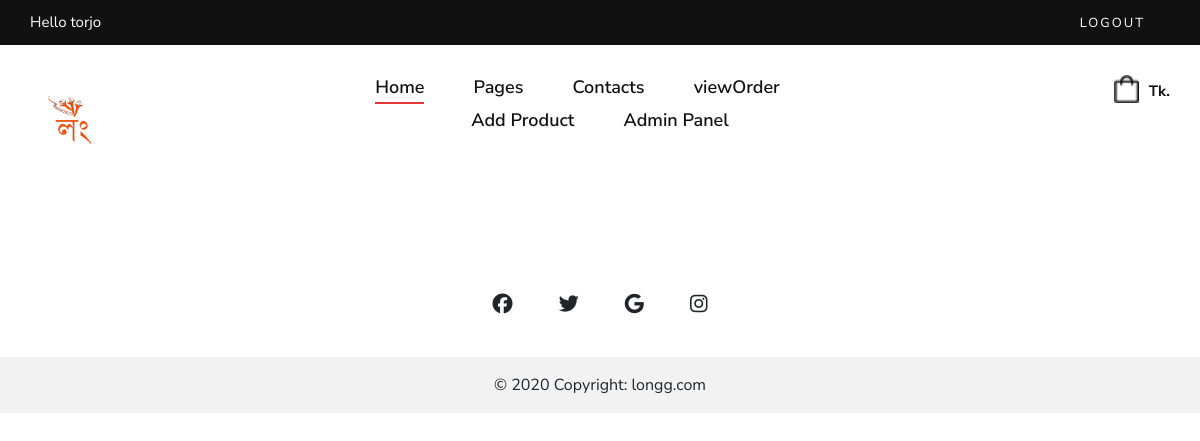
/view-order/ (signed in), run on an earlier commit of the app's database.
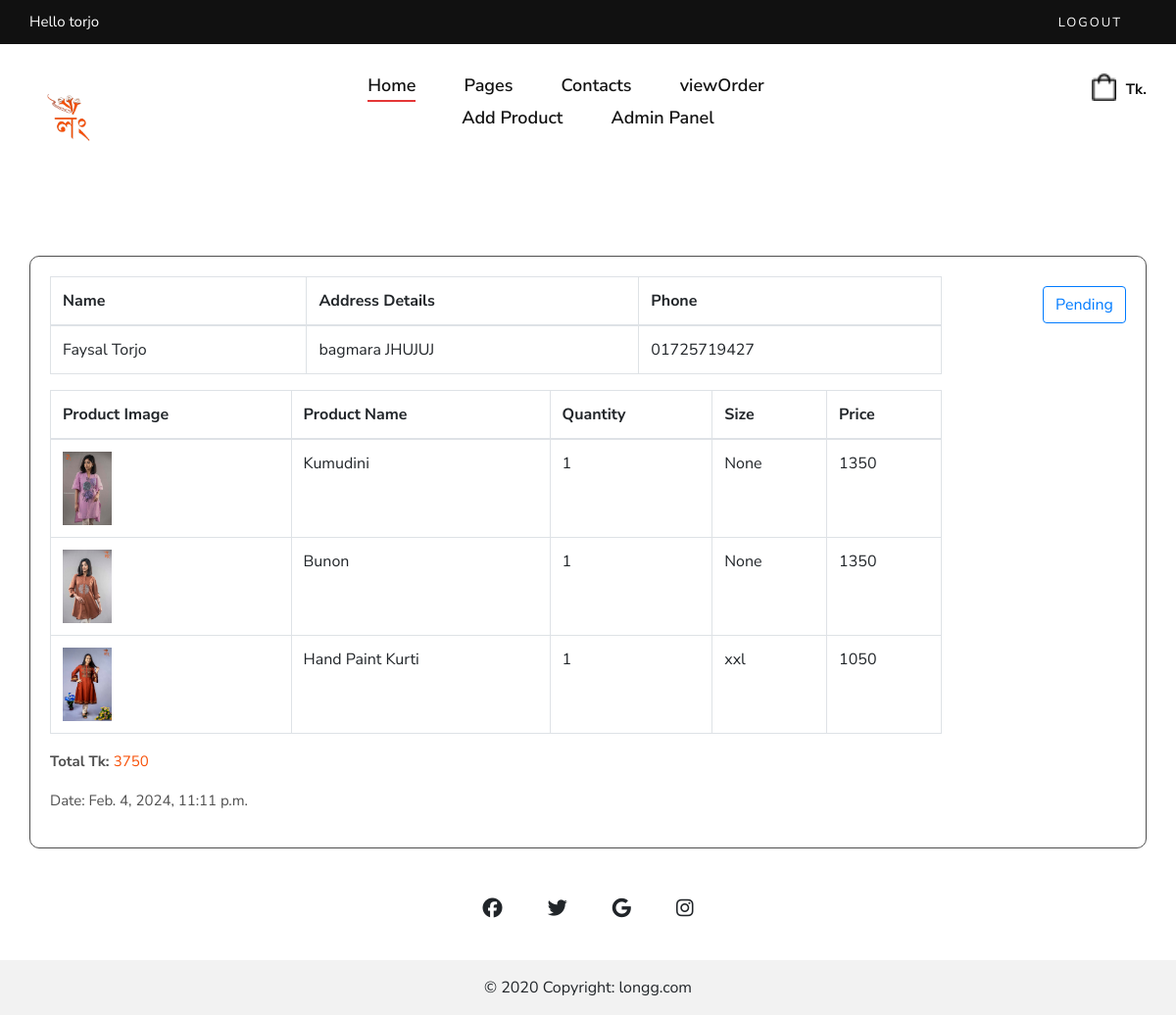
And on a later commit of the database.
### shop/models.py (models this page shows, shortened)
class ShippingAddress(models.Model):
    order=models.ForeignKey(Order,on_delete=models.CASCADE,null=True)
    first_name=models.CharField(max_length=20)
    last_name=models.CharField(max_length=20)
    address=models.TextField()
    address_note=models.CharField(max_length=100)
    phon=models.CharField(max_length=20)
    email=models.CharField(max_length=20)
    timestamp=models.DateTimeField(default=now,blank=True)

class OrderItem(models.Model):
    product=models.ForeignKey(Product,on_delete=models.CASCADE,null=True)
    quantity=models.IntegerField(default=0)
    order = models.ForeignKey(Order, related_name='order_items',null=True, on_delete=models.CASCADE)
    size=models.CharField(max_length=10,blank=True,null=True)
    @property
    def item_total(self):
        total=self.product.price*self.quantity
        return total

class Product(models.Model):
    name=models.CharField(max_length=100)
    product_code=models.CharField(max_length=100,null=True,blank=True)
    description=models.TextField(null=True,blank=True)
    price = models.IntegerField(default=0)
    productCategory = models.ManyToManyField(ProductCategory)
    image=models.ImageField(upload_to='product-image/',blank=True,null=True)
    image2=models.ImageField(upload_to='product-image/',blank=True,null=True)
    image3=models.ImageField(upload_to='product-image/',blank=True,null=True)
    image4=models.ImageField(upload_to='product-image/',blank=True,null=True)
    arrive_at=models.DateTimeField(default=now,blank=True)
    new_arrival=models.BooleanField(default=False,blank=True)
    tags = TaggableManager()
    in_stock=models.BooleanField(default=True,blank=True)
    @property
    def imageURL(self):
        try:
            url=self.image.url
        except:
            url=''
        return url

class Order(models.Model):
    STATUS_CHOICES = [
        ('not_confirm','not_confirm'),
        ('Pending', 'Pending'),
        ('Processing', 'Processing'),
        ('Shipped', 'Shipped'),
        ('Delivered', 'Delivered'),
        ('Cancelled', 'Cancelled'),
    ]
    user=models.ForeignKey(UserProfile,on_delete=models.SET_NULL,null=True)
    status = models.CharField(max_length=20, choices=STATUS_CHOICES, default='Pending')
    items = models.ManyToManyField('Product', through='OrderItem')
    created_at=models.DateTimeField(default=now,blank=True)
    complete=models.BooleanField(default=False,blank=True)
    order_id=models.CharField(max_length=20,null=True,blank=True)
    coupon=models.BooleanField(default=False,null=True,blank=True)
    coupon_percentange=models.PositiveIntegerField(default=0,null=True,blank=True)
    cancel_reason=models.TextField(null=True,blank=True)
    @property
    def get_total(self):
        order_items = OrderItem.objects.filter(order=self)
        total = sum(item.item_total for item in order_items)
        if self.coupon:
            total-=total*(self.coupon_percentange/100)
        return int(total)

### shop/views.py (the view)
# urls.py: path('view-order/',viewOrder, name="viewOrder"),
@admin_only
def viewOrder(request):
    shippingAddress=ShippingAddress.objects.all().order_by('-timestamp')
    userProfile=get_user(request)
    context={
       'shippingAddress': shippingAddress,
       'userProfile':userProfile
    }
    return render(request,'shop/viewOrder.html',context)

### shop/decorator.py (called while the page is built)
def admin_only(view_func):
    @wraps(view_func)
    def _wrapped_view(request, *args, **kwargs):
        if request.user.is_authenticated and request.user.is_superuser:
            return view_func(request, *args, **kwargs)
        else:
            return redirect('/')  # Replace 'login' with your login URL or a forbidden page URL
    return _wrapped_view

### shop/views.py (called while the page is built)
def get_user(request):
    user =None
    if request.user.is_authenticated:
        user=request.user
    else:
        u=create_anonymous_user(request)
        user,c=User.objects.get_or_create(username=u)
    try:
        userprofile, created = UserProfile.objects.get_or_create(user=user)
    except Exception as e:
        print(f"An error occurred: {str(e)}")
    return userprofile

### shop/templates/shop/viewOrder.html (shortened to what this page needs)
{% extends 'shop/main.html' %}
{% load static %}
{% block body %}
<div class="container">
    <div class="row">
        <div class="col-md-12">
            <h3 class="mt-4 text-center">Orders</h3>
            <div class="list-group mt-2">
                {% for shippingaddress in shippingAddress %}
                <div class="orderinfo mt-2">
                    <div class="row">
                        <div class="col-md-10">
                            <table class="table table-bordered"  >
                                <thead>
                                    <tr>
                                        <th>Name</th>
                                        <th>Address Details</th>
                                        <th>Phone </th>
                                    </tr>
                                </thead>
                                <tbody>
                                    <tr>
                                        <td>{{shippingaddress.first_name}} {{shippingaddress.last_name}}</td>
                                        <td>{{shippingaddress.address}}</td>
                                        <td>{{shippingaddress.phon}}</td>
                                    </tr>
                                </tbody>
                            </table>
                            <table class="table table-bordered">
                                <thead>
                                    <tr>
                                        <th>Product Image</th>
                                        <th>Product Name</th>
                                        <th>Quantity</th>
                                        <th>Size</th>
                                        <th>Price</th>
                                    </tr>
                                </thead>
                                <tbody>
                                    {% for orderItem in shippingaddress.order.order_items.all %}
                                    <tr>
                                        <td>  <img src="{{orderItem.product.imageURL}}" style="height: auto;width: 50px;"> </td>
                                        <td>{{orderItem.product.name}}</td>
                                        <td>{{orderItem.quantity}}</td>
                                        <td>{{orderItem.size}}</td>
                                        <td>{{orderItem.item_total}}</td>
                                    </tr>
                                    {% endfor %}
                                </tbody>
                            </table>
                            <p><strong style="color: #4f4f4f;">Total Tk: </strong> <span style="color: #f74f06;">{{shippingaddress.order.get_total}} </span></p>
                            <p style="color: #4f4f4f;">Date: {{shippingaddress.timestamp}}</p>
                        </div>
                        <div class="col-md-2 text-right">
                            <a href="{% url 'order_status' pk=shippingaddress.order.id %}" class="btn btn-outline-primary btn-order-complete">{{shippingaddress.order.status}}</a>
                        </div>
                    </div>
                </div>
                {% endfor %}
            </div>
        </div>
    </div>
</div>
{% endblock %}

### shop/templates/shop/main.html (shortened to what this page needs)
<!DOCTYPE html>
{% load static %}
<html lang="zxx">
<head>
    <link rel="stylesheet" href="https://cdnjs.cloudflare.com/ajax/libs/font-awesome/6.5.1/css/all.min.css" />
    <link rel="stylesheet" href="{% static 'shop/css/bootstrap.min.css' %}" type="text/css">
    <link rel="stylesheet" href="{% static 'shop/css/font-awesome.min.css' %}" type="text/css">
    <link rel="stylesheet" href="{% static 'shop/css/elegant-icons.css' %}" type="text/css">
    <link rel="stylesheet" href="{% static 'shop/css/magnific-popup.css' %}" type="text/css">
    <link rel="stylesheet" href="{% static 'shop/css/nice-select.css' %}" type="text/css">
    <link rel="stylesheet" href="{% static 'shop/css/owl.carousel.min.css' %}" type="text/css">
    <link rel="stylesheet" href="{% static 'shop/css/slicknav.min.css' %}" type="text/css">
    <link rel="stylesheet" href="{% static 'shop/css/style.css' %}" type="text/css">
</head>
<body>
    <header class="header">
        <div class="header__top">
            <div class="container">
                <div class="row">
                    <div class="col-lg-6 col-md-7">
                        <div class="header__top__left">
                            {% if user.is_authenticated %}
                            <p>Hello {{request.user}}</p>
                            {% endif %}
                        </div>
                    </div>
                    <div class="col-lg-6 col-md-5">
                        <div class="header__top__right">
                            <div class="header__top__links">
                                {% if user.is_authenticated %}
                                <a href="{% url 'logout' %}">logout</a>
                                {% else %}
                                <a href="{% url 'login' %}">login</a>
                                {% endif %}
                            </div>
                        </div>
                    </div>
                </div>
            </div>
        </div>
        <div class="container">
            <div class="row">
                <div class="col-lg-3 col-md-3">
                    <div class="header__logo">
                        <a href="/"><img src="{% static 'image/logo/logo2.png' %}" height="80" alt=""></a>
                    </div>
                </div>
                <div class="col-lg-6 col-md-6">
                    <nav class="header__menu mobile-menu">
                        <ul>
                            <li class="active"><a href="/">Home</a></li>
                            <li><a href="#">Pages</a>
                            </li>
                            <li><a href="./contact.html">Contacts</a></li>
                            {% if userProfile.user.is_staff %}
                            <li><a href="{% url 'viewOrder' %}">viewOrder</a></li>
                            <li><a href="{% url 'product_add' %}">Add Product</a></li>
                            <li><a href="/admin">Admin Panel</a></li>
                            {% endif %}
                        </ul>
                    </nav>
                </div>
                <div class="col-lg-3 col-md-3">
                    <div class="header__nav__option">
                        <a href="{% url 'cart' %}"><img src="{% static 'shop/img/icon/cart.png' %}" width="25" alt=""> </a>
                        <div class="price">{{order.get_total}}Tk.</div>
                    </div>
                </div>
            </div>
        </div>
    </header>
	{% block body %}
    {% endblock %}
    <footer class="text-center bg-body-tertiary">
        <div class="container pt-4">
          <section class="mb-4">
            <a
              data-mdb-ripple-init
              class="btn btn-link btn-floating btn-lg text-body m-1"
              href="https://www.facebook.com/LONGGFASHION"
              role="button"
              target="_blank"
              data-mdb-ripple-color="dark"
              ><i class="fab fa-facebook-f"></i
            ></a>
            <a
              data-mdb-ripple-init
              class="btn btn-link btn-floating btn-lg text-body m-1"
              href="#!"
              role="button"
              target="_blank"
              data-mdb-ripple-color="dark"
              ><i class="fab fa-twitter"></i
            ></a>
            <a
              data-mdb-ripple-init
              class="btn btn-link btn-floating btn-lg text-body m-1"
              href=""
              role="button"
              target="_blank"
              data-mdb-ripple-color="dark"
              ><i class="fab fa-google"></i
            ></a>
            <a
              data-mdb-ripple-init
              class="btn btn-link btn-floating btn-lg text-body m-1"
              href="#!"
              role="button"
              data-mdb-ripple-color="dark"
              ><i class="fab fa-instagram"></i
            ></a>
          </section>
        </div>
        <div class="text-center p-3" style="background-color: rgba(0, 0, 0, 0.05);">
          © 2020 Copyright:
          <a class="text-body" href="https://mdbootstrap.com/">longg.com</a>
        </div>
      </footer>
</body>
</html>

### shop/static/shop/css/style.css (style rules this page uses)
html, body { height: 100%; font-family: "Nunito Sans", sans-serif; -webkit-font-smoothing: antialiased; }
h1, h2, h3, h4, h5, h6 { margin: 0; color: #111111; font-weight: 400; font-family: "Nunito Sans", sans-serif; }
h3 { font-size: 30px; }
p { font-size: 15px; font-family: "Nunito Sans", sans-serif; color: #3d3d3d; font-weight: 400; line-height: 25px; margin: 0 0 15px 0; }
img { max-width: 100%; }
ul, ol { padding: 0; margin: 0; }
.header { background: #ffffff; }
.header__top { background: #111111; padding: 10px 0; }
.header__top__left p { color: #ffffff; margin-bottom: 0; }
.header__top__right { text-align: right; }
.header__top__links { display: inline-block; margin-right: 25px; }
.header__top__links a { color: #ffffff; font-size: 13px; text-transform: uppercase; letter-spacing: 2px; margin-right: 28px; display: inline-block; }
.header__top__links a:last-child { margin-right: 0; }
.header__logo { padding: 30px 0; }
.header__logo a { display: inline-block; }
.header__menu { text-align: center; padding: 26px 0 25px; }
.header__menu ul li { list-style: none; display: inline-block; margin-right: 45px; position: relative; }
.header__menu ul li.active a:after { -webkit-transform: scale(1); -ms-transform: scale(1); transform: scale(1); }
.header__menu ul li:last-child { margin-right: 0; }
.header__menu ul li a { font-size: 18px; color: #111111; display: block; font-weight: 600; position: relative; padding: 3px 0; }
.header__menu ul li a:after { position: absolute; left: 0; bottom: 0; width: 100%; height: 2px; background: #e53637; content: ""; -webkit-transition: all, 0.5s; -o-transition: all, 0.5s; transition: all, 0.5s; -webkit-transform: scale(0); -ms-transform: scale(0); transform: scale(0); }
.header__nav__option { text-align: right; padding: 30px 0; }
.header__nav__option a { display: inline-block; margin-right: 26px; position: relative; }
.header__nav__option .price { font-size: 15px; color: #111111; font-weight: 700; display: inline-block; margin-left: -20px; position: relative; top: 3px; }
@media only screen and (min-width: 1200px) { .container { max-width: 1170px; } }

### shop/templates/shop/viewOrder.html (style rules this page uses)
.orderinfo { padding: 20px; border-radius: 10px; border: 1px solid #4f4f4f; margin-bottom: 10px; }
p, h3, h4 { color: #fff; }
.btn-order-complete { margin-top: 10px; }

What changed in the data, as far as the page shows it:
added ShippingAddress: first_name "Faysal", last_name "Torjo", address "bagmara JHUJUJ", phon "01725719427", order.get_total "3750", timestamp "Feb. 4, 2024, 11:11 p.m.", order.status "Pending"
added OrderItem: product.imageURL (picture), product.name "Kumudini", quantity "1", size "None", item_total "1350"
added OrderItem: product.imageURL (picture), product.name "Bunon", quantity "1", size "None", item_total "1350"
added OrderItem: product.imageURL (picture), product.name "Hand Paint Kurti", quantity "1", size "xxl", item_total "1050"
